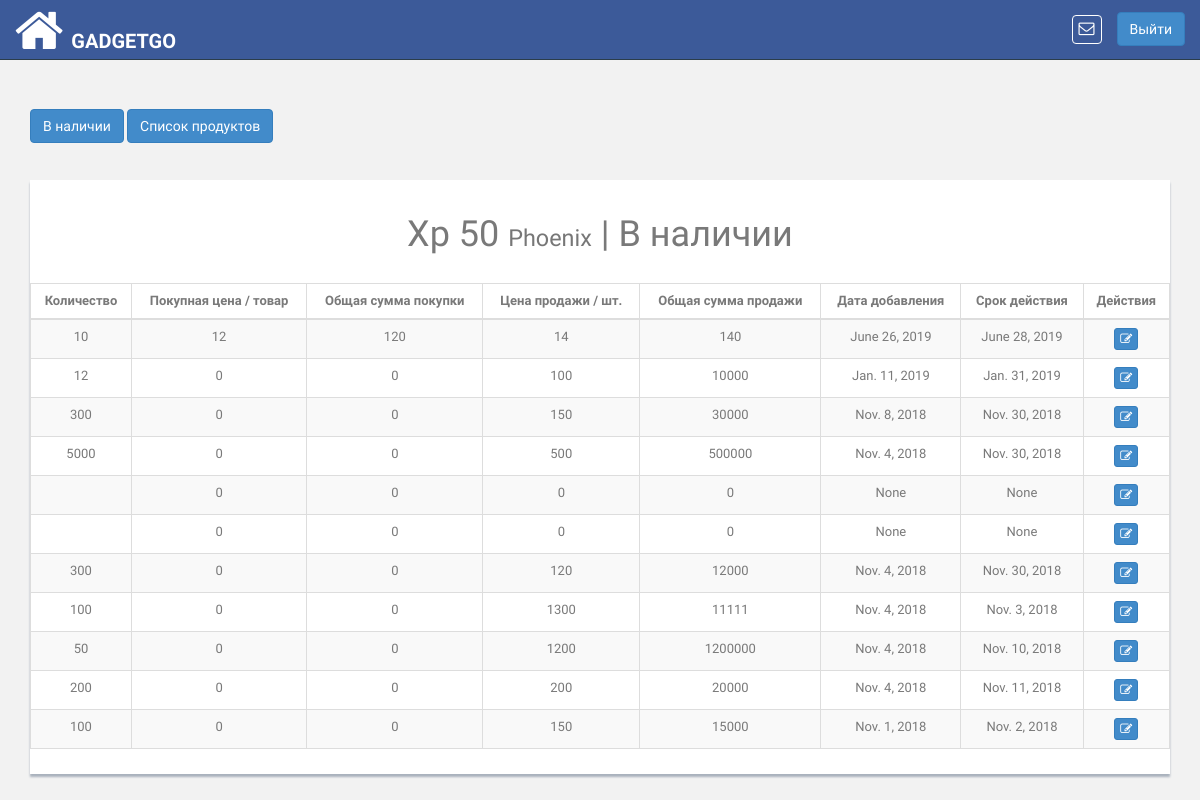
Page /product/1/stock/in/ (signed in) on the committed database.
### pis_product/models.py (models this page shows, shortened)
class Product(models.Model):
    UNIT_TYPE_KG = 'Kilogram'
    UNIT_TYPE_GRAM = 'Gram'
    UNIT_TYPE_LITRE = 'Litre'
    UNIT_TYPE_QUANTITY = 'Quantity'
    UNIT_TYPES = (
        (UNIT_TYPE_KG, 'Kilogram'),
        (UNIT_TYPE_GRAM, 'Gram'),
        (UNIT_TYPE_LITRE, 'Litre'),
        (UNIT_TYPE_QUANTITY, 'Quantity'),
    )
    unit_type = models.CharField(
        choices=UNIT_TYPES, default=UNIT_TYPE_QUANTITY,
        blank=True, null=True, max_length=200
    )
    name = models.CharField(max_length=100, unique=True)
    brand_name = models.CharField(max_length=200, blank=True, null=True)
    retailer = models.ForeignKey(
        'pis_retailer.Retailer',
        related_name='retailer_product',on_delete=models.CASCADE
    )
    bar_code = models.CharField(max_length=13, unique=True, blank=True,
                                null=True)
    def __unicode__(self):
        return self.name
    def product_available_items(self):
        try:
            obj_stock_in = self.stockin_product.aggregate(Sum('quantity'))
            stock_in = float(obj_stock_in.get('quantity__sum'))
        except:
            stock_in = 0
        try:
            obj_stock_out = self.stockout_product.aggregate(
                Sum('stock_out_quantity'))
            stock_out = float(obj_stock_out.get('stock_out_quantity__sum'))
        except:
            stock_out = 0
        return  stock_in - stock_out

class StockIn(models.Model):
    product = models.ForeignKey(
        Product, related_name='stockin_product',on_delete=models.CASCADE
    )
    quantity = models.CharField(
        max_length=100, blank=True, null=True
    )
    price_per_item = models.DecimalField(
        max_digits=65, decimal_places=2, default=0, blank=True, null=True,
        help_text="Selling Price for a Single Item"
    )
    total_amount = models.DecimalField(
        max_digits=65, decimal_places=2, default=0, blank=True, null=True
    )
    buying_price_item = models.DecimalField(
        max_digits=65, decimal_places=2, default=0, blank=True, null=True,
        help_text='Buying Price for a Single Item'
    )
    total_buying_amount = models.DecimalField(
        max_digits=65, decimal_places=2, default=0, blank=True, null=True
    )
    dated_order = models.DateField(blank=True, null=True)
    stock_expiry = models.DateField(blank=True, null=True)

### pis_product/views.py (the view)
# urls.py: re_path(r'^(?P<product_id>\d+)/stock/in/$',StockInListView.as_view(),name='stockin_list'),
class StockInListView(ListView):
    template_name = 'products/stockin_list.html'
    paginate_by = 100
    model = StockIn
    ordering = '-id'
    def get_queryset(self):
        queryset = self.queryset
        if not queryset:
            queryset = StockIn.objects.all()
        queryset = queryset.filter(product=self.kwargs.get('product_id'))
        return queryset.order_by('-id')
    def get_context_data(self, **kwargs):
        context = super(StockInListView, self).get_context_data(**kwargs)
        context.update({
            'product': Product.objects.get(id=self.kwargs.get('product_id'))
        })
        return context

### pis_com/templatetags/template_tags.py (called while the page is built)
@register.simple_tag
def product_notifications(retailer_id):
    return Product.objects.filter(retailer__id=retailer_id)

### templates/products/stockin_list.html (shortened to what this page needs)
{% extends 'base.html' %}
{% block content %}
    <div class="col-md-12">
        <br>
        <a href="{% url 'product:add_stock_items' product_id=product.id %}"><button type="button" id="stock-in" class="btn btn-primary" data-loading-text="<i class='fa fa-circle-o-notch fa-spin'></i>Processing">В наличии</button></a>
        <a href="{% url 'product:stock_items_list' %}"><button type="button" id="add-product" class="btn btn-primary" data-loading-text="<i class='fa fa-circle-o-notch fa-spin'></i>Processing">Список продуктов</button></a>
        <br><br><br>
        <div class="content-panel table-responsive">
            <h1 class="text-center">{{ product.name|title }} <small>{{ product.brand_name|title }}</small> | В наличии</h1><br>
            <table class="table table-striped table-advance table-hover item-table table-bordered">
                <thead>
                <tr>
                    <th class="text-center">Количество</th>
                    <th class="text-center">Покупная цена / товар</th>
                    <th class="text-center">Общая сумма покупки</th>
                    <th class="text-center">Цена продажи / шт.</th>
                    <th class="text-center">Общая сумма продажи</th>
                    <th class="text-center">Дата добавления</th>
                    <th class="text-center">Срок действия</th>
                    <th class="text-center">Действия</th>
                </tr>
                </thead>
                <tbody class="product-table-body text-center">
                {% for stockin in object_list %}
                    <tr>
                        <td>{{ stockin.quantity|floatformat:-2 }} </td>
                        <td class="#">{{ stockin.buying_price_item|floatformat:-2 }}</td>
                        <td class="#">{{ stockin.total_buying_amount|floatformat:-2 }}</td>
                        <td>{{ stockin.price_per_item|floatformat:-2 }}</td>
                        <td>{{ stockin.total_amount|floatformat:-2 }}</td>
                        <td>{{ stockin.dated_order }}</td>
                        <td>{{ stockin.stock_expiry }}</td>
                        <td>
                            <a href="{% url 'product:update_stockin' pk=stockin.id %}"><button class="btn btn-primary btn-xs"><i class="fa fa-edit"></i></button></a>
                        </td>
                    </tr>
                {% endfor %}
                </tbody>
            </table>
        </div>
    </div>
{% endblock %}

### app_static/css/style.css (style rules this page uses)
body { color: #797979; background: #f2f2f2; font-family: 'Ruda', sans-serif; padding: 0px !important; margin: 0px !important; font-size:13px; }
a, a:hover, a:focus { text-decoration: none; outline: none; }
.content-panel { background: #ffffff; box-shadow: 0px 3px 2px #aab2bd; padding-top: 15px; padding-bottom: 5px; }

### rows in the picture
Product: name "Xp 50", brand_name "Phoenix"
StockIn: quantity "10", buying_price_item "12", total_buying_amount "120", price_per_item "14", total_amount "140", dated_order "June 26, 2019", stock_expiry "June 28, 2019"
StockIn: quantity "12", buying_price_item "0", total_buying_amount "0", price_per_item "100", total_amount "10000", dated_order "Jan. 11, 2019", stock_expiry "Jan. 31, 2019"
StockIn: quantity "300", buying_price_item "0", total_buying_amount "0", price_per_item "150", total_amount "30000", dated_order "Nov. 8, 2018", stock_expiry "Nov. 30, 2018"
StockIn: quantity "5000", buying_price_item "0", total_buying_amount "0", price_per_item "500", total_amount "500000", dated_order "Nov. 4, 2018", stock_expiry "Nov. 30, 2018"
StockIn: buying_price_item "0", total_buying_amount "0", price_per_item "0", total_amount "0", dated_order "None", stock_expiry "None"
StockIn: buying_price_item "0", total_buying_amount "0", price_per_item "0", total_amount "0", dated_order "None", stock_expiry "None"
StockIn: quantity "300", buying_price_item "0", total_buying_amount "0", price_per_item "120", total_amount "12000", dated_order "Nov. 4, 2018", stock_expiry "Nov. 30, 2018"
StockIn: quantity "100", buying_price_item "0", total_buying_amount "0", price_per_item "1300", total_amount "11111", dated_order "Nov. 4, 2018", stock_expiry "Nov. 3, 2018"
StockIn: quantity "50", buying_price_item "0", total_buying_amount "0", price_per_item "1200", total_amount "1200000", dated_order "Nov. 4, 2018", stock_expiry "Nov. 10, 2018"
StockIn: quantity "200", buying_price_item "0", total_buying_amount "0", price_per_item "200", total_amount "20000", dated_order "Nov. 4, 2018", stock_expiry "Nov. 11, 2018"
StockIn: quantity "100", buying_price_item "0", total_buying_amount "0", price_per_item "150", total_amount "15000", dated_order "Nov. 1, 2018", stock_expiry "Nov. 2, 2018"
